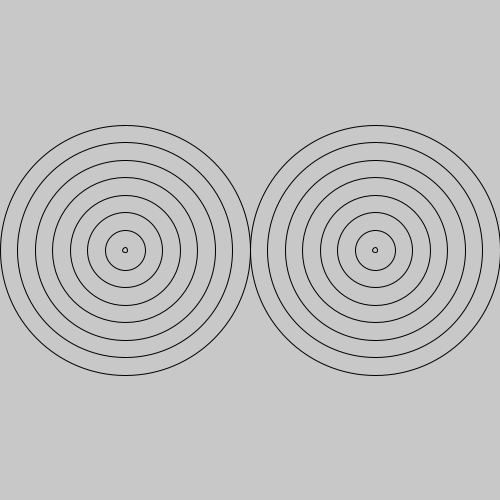
Frame 1 (no input)
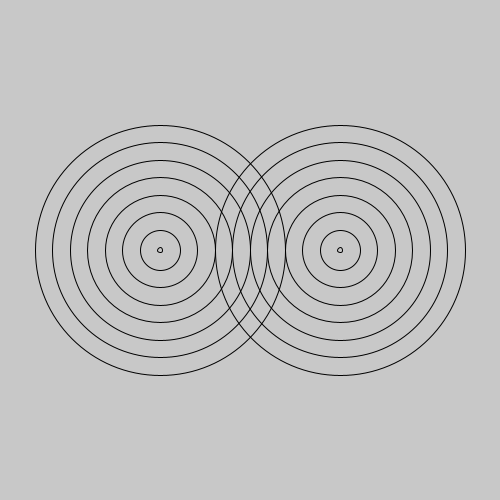
Frame 60 (the mouse pressed at the canvas centre just before this capture)
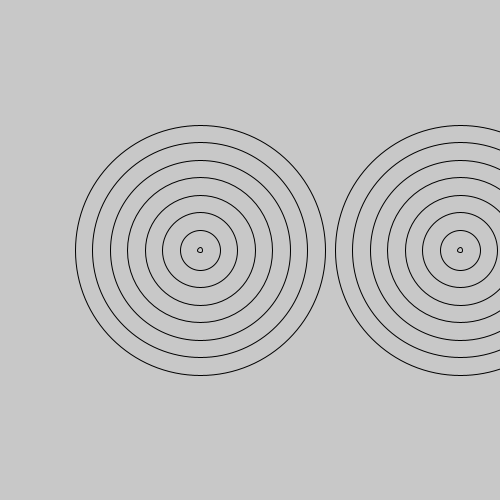
Frame 120 (the mouse held since frame 60 and released just before this capture)

The Processing sketch that drew these frames (run headless with seeded random() and noise(); from frame 60 on, the mouse is pressed at the canvas centre):

// Processing sketch: awesomerings
// ── awesomerings.pde
int x=125;
int y=250;
int speed=5;
int c=375;
int a=250;
int speed2=-5;
void   setup() {
  noFill();
  size(500, 500);
}
void draw() {
    background(200, 200, 200);
     for (int i = 250; i > 0; i = i-35) {
     ellipse(x, y, i, i);
  }
  x+=speed;
  if(x>375||x<125) {
  speed=-speed;
  }
       for (int j = 250; j > 0; j = j-35) {
     ellipse(c, a, j, j);
  }
   c+=speed2;
  if(c<125||a>375) {
  speed2=-speed2;
  }
 
}
